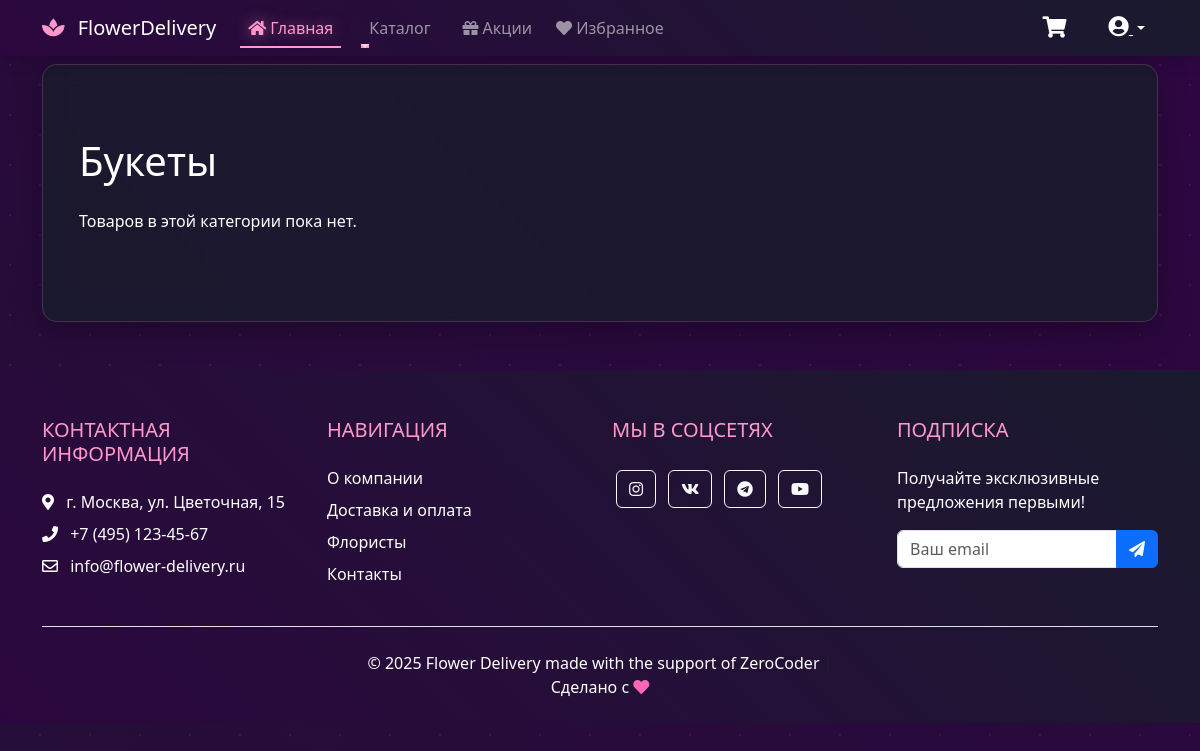
Before: /bouquets/ with the older database file.
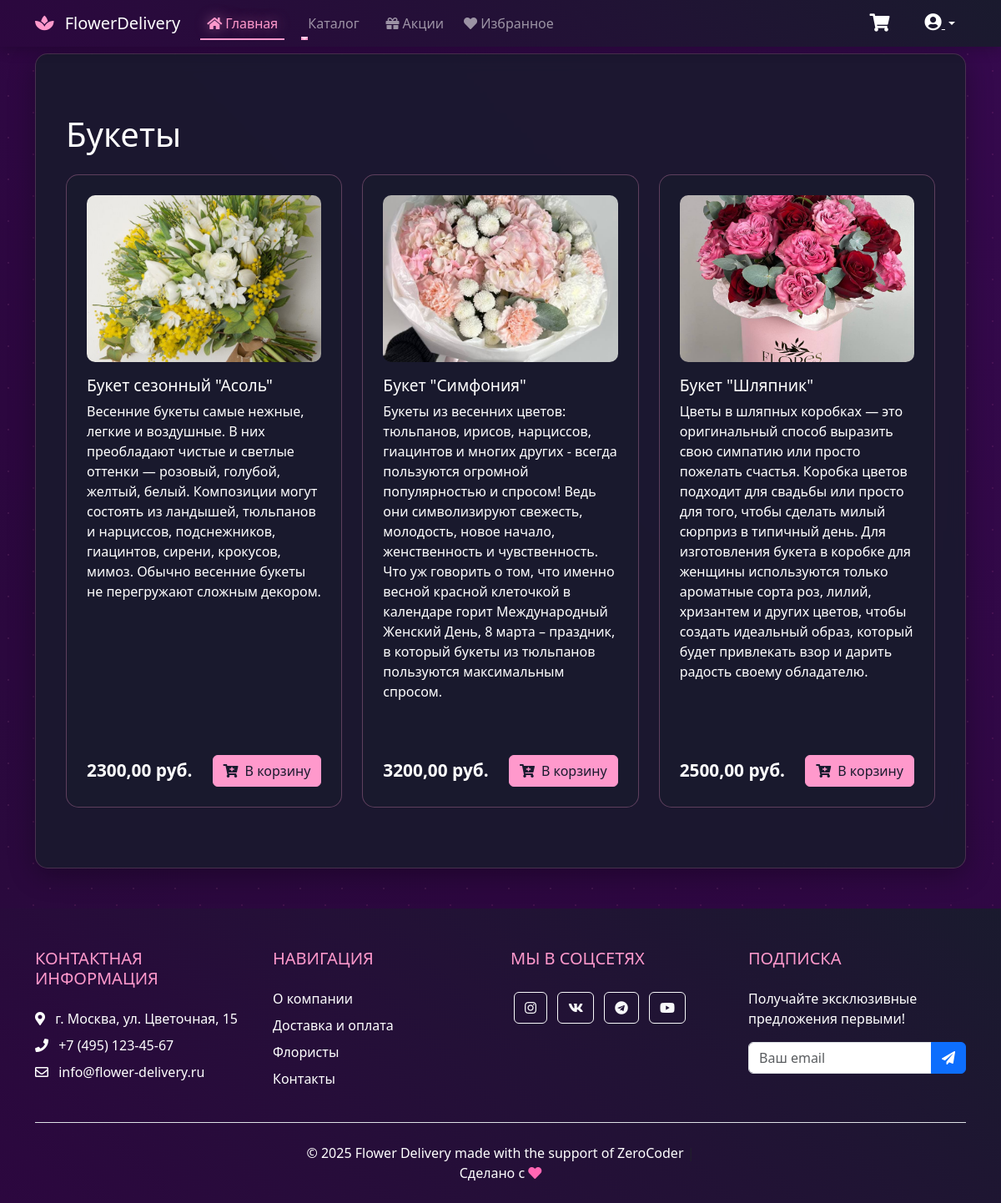
After: the same page with the newer database file.
### flower_app/models.py (models this page shows)
class Product(models.Model):
    CATEGORY_CHOICES = [
        ('product', 'Свежие цветы'),
        ('bouquet', 'Букеты'),
        ('gorshok', 'Комнатные цветы'),
    ]
    category = models.CharField(
        max_length=10,
        choices=CATEGORY_CHOICES,
        default='product'
    )
    name = models.CharField(max_length=100)
    price = models.DecimalField(max_digits=6, decimal_places=2)
    description = models.TextField()
    image = models.ImageField(upload_to='products/')

### flower_app/views.py (the view)
# urls.py: path('bouquets/', product_list, {'category': 'bouquet'}, name='bouquets'),
def product_list(request, category):
    products = Product.objects.filter(category=category)
    category_name = dict(Product.CATEGORY_CHOICES).get(category, 'Все товары')
    return render(request, 'flower_app/product_list.html', {
        'products': products,
        'category_name': category_name,
    })

### flower_app/context_processors.py (called while the page is built)
def favorites(request):
    if request.user.is_authenticated:
        return {
            'user_favorites': Favorite.objects.filter(user=request.user).values_list('product_id', flat=True)
        }
    return {}

### flower_app/templates/flower_app/product_list.html (shortened to what this page needs)
{% extends 'flower_app/base.html' %}
{% block content %}
<div class="container py-5">
    <h1 class="mb-4 text-white">{{ category_name }}</h1>
    <div class="row row-cols-1 row-cols-md-2 row-cols-lg-3 g-4">
        {% for product in products %}
        <div class="col-lg-4 col-md-6">
            <div class="product-card">
                <img src="{{ product.image.url }}" class="product-image" alt="{{ product.name }}">
                <div class="card-body">
                    <h5 class="product-title">{{ product.name }}</h5>
                    <p class="card-text">{{ product.description }}</p>
                    <div class="price-and-button">
                        <p class="price">{{ product.price }} руб.</p>
                        <div class="btn-container">
                            <form action="{% url 'flower_app:add' product.id %}" method="post">
                                <button type="submit" class="btn btn-custom">
                                    <i class="fas fa-cart-plus me-2"></i>В корзину
                                </button>
                            </form>
                        </div>
                    </div>
                </div>
            </div>
        </div>
        {% empty %}
        <p class="text-white">Товаров в этой категории пока нет.</p>
        {% endfor %}
    </div>
</div>
{% endblock %}

Changed rows visible on the page:
added Product: image (picture), name "Букет сезонный \"Асоль\"", description "Весенние букеты самые нежные, легкие и воздушные. В них преобладают чистые и светлые оттенки — розовый, голубой, желтый, белый. Композиции могут состоять из ландышей, тюльпанов и нарциссов, подснежников, гиацинтов, сирени, крокусов, мимоз. Обычно весенние букеты не перегружают сложным декором.", price "2300,00"
added Product: image (picture), name "Букет \"Симфония\"", description "Букеты из весенних цветов: тюльпанов, ирисов, нарциссов, гиацинтов и многих других - всегда пользуются огромной популярностью и спросом! Ведь они символизируют свежесть, молодость, новое начало, женственность и чувственность. Что уж говорить о том, что именно весной красной клеточкой в календаре горит Международный Женский День, 8 марта – праздник, в который букеты из тюльпанов пользуются максимальным спросом.", price "3200,00"
added Product: image (picture), name "Букет \"Шляпник\"", description "Цветы в шляпных коробках — это оригинальный способ выразить свою симпатию или просто пожелать счастья. Коробка цветов подходит для свадьбы или просто для того, чтобы сделать милый сюрприз в типичный день. Для изготовления букета в коробке для женщины используются только ароматные сорта роз, лилий, хризантем и других цветов, чтобы создать идеальный образ, который будет привлекать взор и дарить радость своему обладателю.", price "2500,00"
Other visible differences:
text no longer shown: "Товаров в этой категории пока нет."
